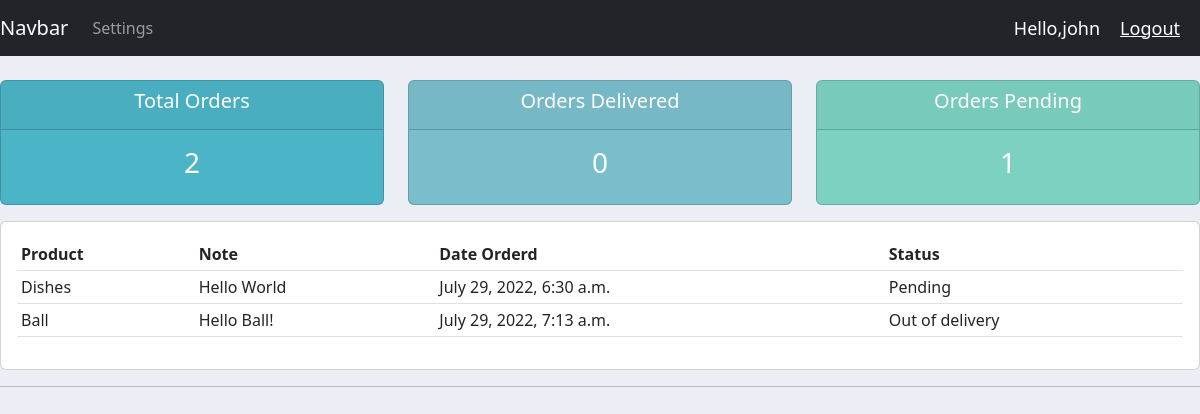
Screenshot of /user/ (signed in) with the database file from the repository.
### accounts/models.py (models this page shows, shortened)
class Order(models.Model):
    STATUS = (
        ('Pending', 'Pending'),
        ('Out of delivery', 'Out of delivery'),
        ('Delivered', 'Delivered'),
    )
    customer = models.ForeignKey(Customer, null=True, on_delete = models.SET_NULL)
    product = models.ForeignKey(Product, null=True, on_delete = models.SET_NULL)
    date_created = models.DateTimeField(auto_now_add=True)
    status = models.CharField(max_length=200, null=True, choices=STATUS)
    note = models.CharField(max_length=1000, null=True)

class Product(models.Model):
    CATEGORY = (
        ('Indoor', 'Indoor'),
        ('Outdoor', 'Outdoor'),
    )
    name = models.CharField(max_length=200, null=True)
    price = models.FloatField(null=True)
    category = models.CharField(max_length=200, null=True, choices=CATEGORY)
    description = models.CharField(max_length=200, null=True, blank=True)
    date_created = models.DateTimeField(auto_now_add=True)
    tags = models.ManyToManyField(Tag)
    def __str__(self):
        return self.name

### accounts/decorators.py (the view)
        def wrapper_func(request, *args, **kwargs):
            group = None
            if request.user.groups.exists():
                group = request.user.groups.all()[0].name
            if group in allowed_roles:
                return view_func(request, *args, **kwargs)
            else:
                return HttpResponse('You are not authorized to view this page')

### accounts/views.py (called while the page is built)
@login_required(login_url='login')
@allowed_users(allowed_roles=['customer'])
def userPage(request):
    orders = request.user.customer.order_set.all()
    total_orders = orders.count()
    delivered = orders.filter(status ='Delievered').count()
    pending = orders.filter(status ='Pending').count()
    context = {'orders': orders,
                'total_orders': total_orders,
                'delivered': delivered,
                'pending': pending,}
    return render(request, 'accounts/user.html', context)

### accounts/templates/accounts/user.html
{% extends 'accounts/main.html' %}
{% block content %}
{% include 'accounts/status.html' %}
<div class="row">
	<div class="col-md">
		<div class="card card-body">
			<table class="table table-sm">
				<tr>
					<th>Product</th>
					<th>Note</th>
					<th>Date Orderd</th>
					<th>Status</th>
				</tr>
				{% for order in orders %}
				<tr>
					<td>{{order.product}}</td>
					<td>{{order.note}}</td>
					<td>{{order.date_created}}</td>
					<td>{{order.status}}</td>
				</tr>
				{% endfor %}
			</table>
		</div>
	</div>
</div>
{% endblock content  %}

### accounts/templates/accounts/navbar.html (shortened to what this page needs)
{% load static %}
<nav class="navbar navbar-expand-lg navbar-dark bg-dark">
    <a class="navbar-brand" href="#">Navbar</a>
    <div class="collapse navbar-collapse" id="navbarNav">
      <ul class="navbar-nav">
        {% if request.user.is_staff %}
        <li class="nav-item active">
          <a class="nav-link" href="{% url 'home' %}">Dashboard</a>
        </li>
        <li class="nav-item">
          <a class="nav-link" href="{% url 'products' %}">Products</a>
        </li>
        {% else %}
        <li class="nav-item">
          <a class="nav-link" href="{% url 'account' %}">Settings</a>
        </li>
        {% endif %}
      </ul>
    </div>
    <span class="hello-msg">Hello,{{ request.user }}</span>
    <span><a class="hello-msg" href="{% url 'logout' %}">Logout</a></span>
</nav>

### static/css/main.css (style rules this page uses)
body { background-color: #ebeff5; }

### accounts/templates/accounts/navbar.html (style rules this page uses)
.hello-msg { font-size: 18px; color: #fff; margin-right: 20px; }

### rows the page displays
Order: product "Dishes", note "Hello World", date_created "July 29, 2022, 6:30 a.m.", status "Pending"
Order: product "Ball", note "Hello Ball!", date_created "July 29, 2022, 7:13 a.m.", status "Out of delivery"

### other values shown
{{ request.user }} "john"
{{ total_orders }} "2"
{{ delivered }} "0"
{{ pending }} "1"
